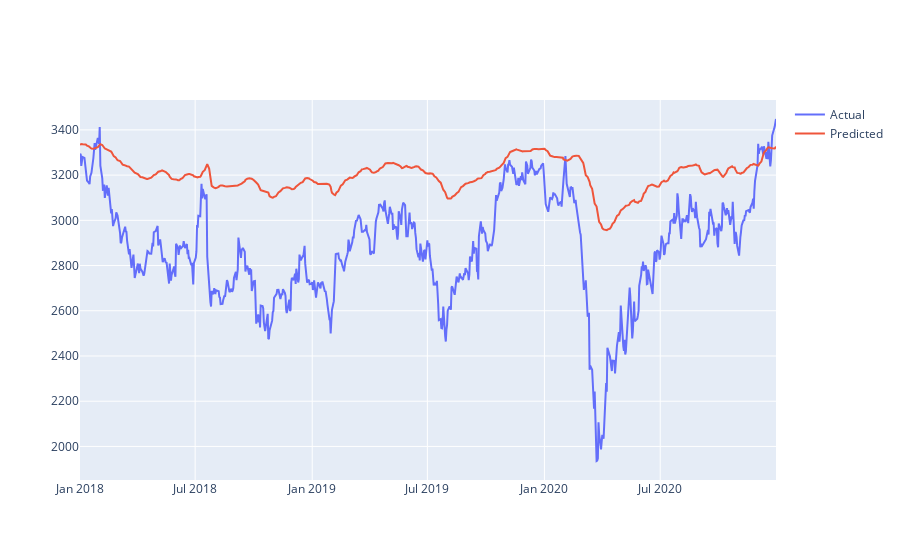

The notebook cell saved with this chart:
### Code cell
# Check the trend in Volume Traded
fig = go.Figure()

fig.add_trace(go.Scatter(x = test_df.index , y = Actual , mode = 'lines' , name='Actual'))
fig.add_trace(go.Scatter(x = test_df.index , y = Predictions , mode = 'lines' , name='Predicted'))
fig.show()

### Figure 1 — Plotly figure (JSON) as saved in the notebook; plotly's stock layout.template omitted (floating-point values rounded to 4 significant figures; data arrays with more than 128 entries replaced by an {"elided": "..."} marker saying what was removed)
{"data": [{"mode": "lines", "name": "Actual", "type": "scatter", "x": {"elided": "739 str values"}, "y": {"elided": "739 float values"}}, {"mode": "lines", "name": "Predicted", "type": "scatter", "x": {"elided": "739 str values"}, "y": {"elided": "739 float values"}}], "layout": {}}
